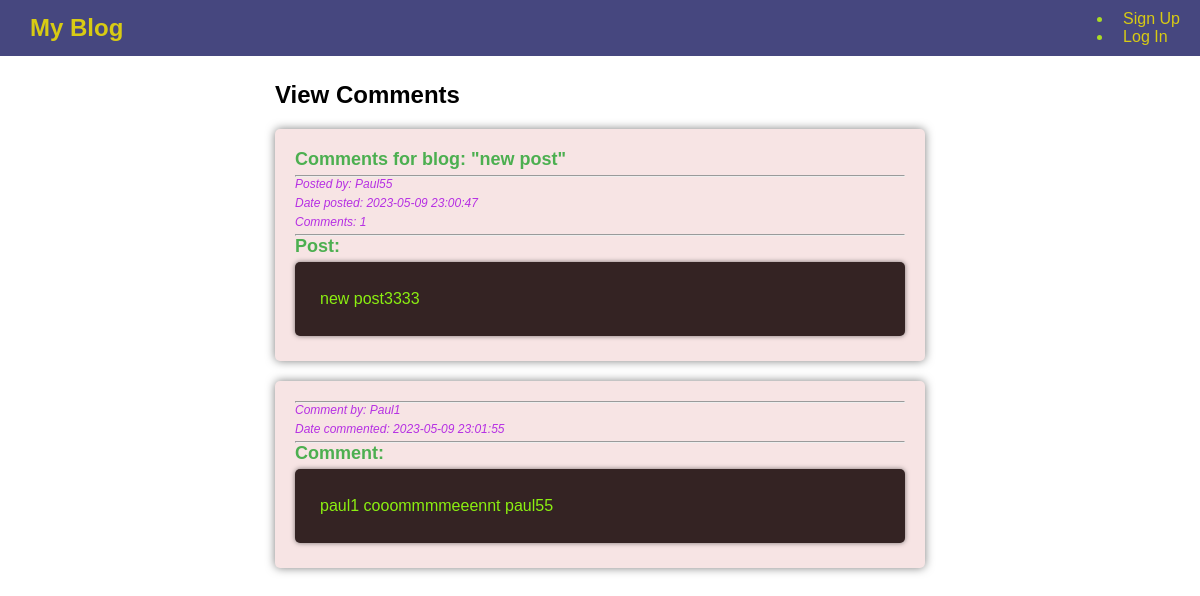
Screenshot of /view_comments/5 with the database file from the repository.
### models/models.py (models this page shows, shortened)
class Blog(db.Model):
    __tablename__ = 'blogs'
    id = db.Column(db.Integer, primary_key=True)
    date_posted = db.Column(db.DateTime, nullable=False, default=datetime.now(timezone('America/Lima')))
    date_edited = db.Column(db.DateTime, nullable=True)
    title = db.Column(db.String(120), nullable=False)
    content = db.Column(db.String(1000), nullable=False)
    user_id = db.Column(db.Integer, db.ForeignKey('users.id'), nullable=False)
    author = db.relationship('User', backref=db.backref('blogs', lazy=True, overlaps='user_blogs'),
                             overlaps='user_blogs')
    comments = db.relationship('Comment', backref='blog', lazy=True)
    @property
    def comments_count(self):
        return len(self.comments)

class User(db.Model, UserMixin):
    __tablename__ = 'users'
    id = db.Column(db.Integer, primary_key=True)
    date_created = db.Column(db.DateTime, nullable=False, default=datetime.now(timezone('America/Lima')))
    name = db.Column(db.String(120), nullable=False)
    email = db.Column(db.String(120), unique=True, nullable=False)
    password_hash = db.Column(db.String(255), nullable=False)
    active = db.Column(db.Boolean, nullable=False, default=False)

class Comment(db.Model):
    __tablename__ = 'comments'
    id = db.Column(db.Integer, primary_key=True)
    date_posted = db.Column(db.DateTime, nullable=False, default=datetime.now(timezone('America/Lima')))
    content = db.Column(db.String(1000), nullable=False)
    blog_id = db.Column(db.Integer, db.ForeignKey('blogs.id'), nullable=False)
    author_id = db.Column(db.Integer, db.ForeignKey('users.id'), nullable=False)
    author = db.relationship('User', backref=db.backref('comments', lazy=True, overlaps='user_comments'), overlaps='user_comments')

### app.py (the view)
@app.route('/view_comments/<int:blog_id>')
def view(blog_id):
    blog = Blog.query.get_or_404(blog_id)
    comments = Comment.query.filter_by(blog_id=blog_id).order_by(Comment.date_posted.desc())
    return render_template('view_comments.html', blog=blog, comments=comments)

### templates/view_comments.html (shortened to what this page needs)
{% extends 'home.html' %}
{% block content %}
    {{ super() }}
    <div class="posts">
        <h2>View Comments</h2>
        <div class="comment">
            <div class="post">
                <h2 class="title">Comments for blog: "{{ blog.title }}"</h2>
                <hr>
                <small class="user">Posted by:   {{ blog.author.name }}</small>
                <small class="date">Date posted: {{ blog.date_posted.strftime('%Y-%m-%d %H:%M:%S') }}</small>
                <small class="comments-count">Comments: {{ blog.comments_count }}</small>
                <hr>
                <h2 class="title">Post:</h2>
                <p class="content">{{ blog.content }}</p>
            </div>
            {% for comment in comments %}
                <div class="post">
                    <div class="comment">
                        <hr>
                        <small class="user">Comment by: {{ comment.author.name }}</small>
                        <small class="date">Date commented: {{ comment.date_posted.strftime('%Y-%m-%d %H:%M:%S') }}</small>
                        <hr>
                        <h2 class="title">Comment:</h2>
                        <p class="content">{{ comment.content }}</p>
                    </div>
                </div>
            {% endfor %}
        </div>
    </div>
{% endblock %}

### static/css/style.css (style rules this page uses)
* { margin: 0; padding: 0; box-sizing: border-box; }
body { font-family: sans-serif; }
.posts { margin: 25px auto; width: 90%; max-width: 650px; }
.post { margin: 20px 0; padding: 20px; background-color: hsl(0, 54%, 93%); border-radius: 5px; box-shadow: 0 0 10px rgba(0, 0, 0, 0.5); }
.post .title { font-size: 18px; margin-bottom: 5px; color:#4CAF50 }
.post .date, .post .user, .post .comments-count { font-size: 12px; font-style: oblique; color: hwb(285 19% 11%); margin-bottom: 5px; display: block; }
.post .content { font-size: 16px; line-height: 1.5; margin-top: 5px; margin-bottom: 5px; padding: 25px; color:#8bef11; background-color: #342323; border-radius: 5px; box-shadow: 0 0 5px rgba(0, 0, 0, 0.5); }

### rows the page displays
Blog: title "new post", date_posted "2023-05-09 23:00:47", content "new post3333"
User: author.name "Paul55"
Comment: author.name "Paul1", date_posted "2023-05-09 23:01:55", content "paul1 cooommmmeeennt paul55"

### other values shown
{{ blog.comments_count }} "1"
